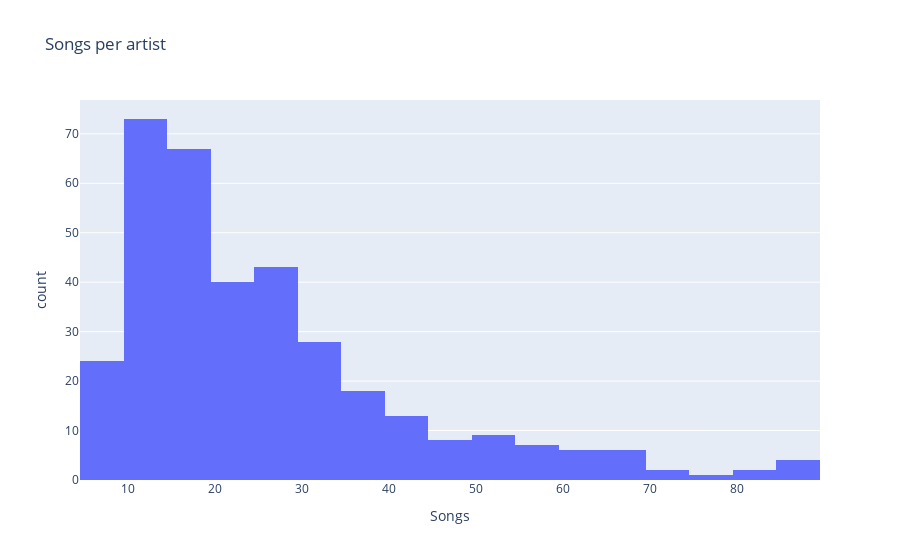

The notebook cell saved with this chart:
### Code cell
# distribution songs per artist
song_count_df = song_df.groupby('artist')[['song_name']].count()
print()

fig = px.histogram(song_count_df, x='song_name', title='Songs per artist', labels={'song_name': 'Songs'})
fig.show()

### Figure 1 — Plotly figure (JSON) as saved in the notebook; plotly's stock layout.template omitted (floating-point values rounded to 4 significant figures; data arrays with more than 128 entries replaced by an {"elided": "..."} marker saying what was removed)
{"data": [{"alignmentgroup": "True", "bingroup": "x", "hovertemplate": "Songs=%{x}<br>count=%{y}<extra></extra>", "legendgroup": "", "marker": {"color": "#636efa", "pattern": {"shape": ""}}, "name": "", "offsetgroup": "", "orientation": "v", "showlegend": false, "type": "histogram", "x": {"elided": "351 int values"}, "xaxis": "x", "yaxis": "y"}], "layout": {"barmode": "relative", "legend": {"tracegroupgap": 0}, "title": {"text": "Songs per artist"}, "xaxis": {"anchor": "y", "domain": [0, 1], "title": {"text": "Songs"}}, "yaxis": {"anchor": "x", "domain": [0, 1], "title": {"text": "count"}}}}
